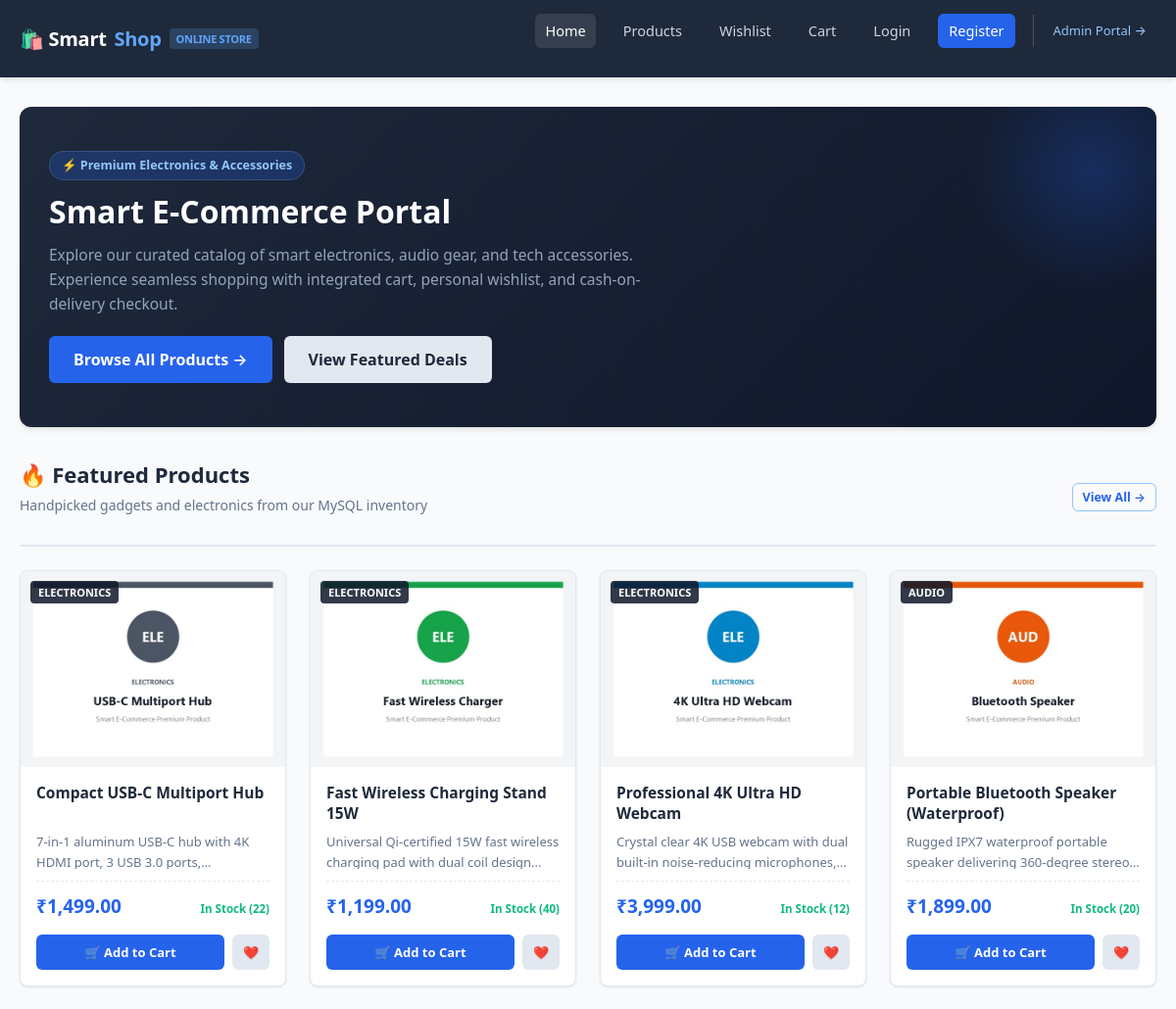
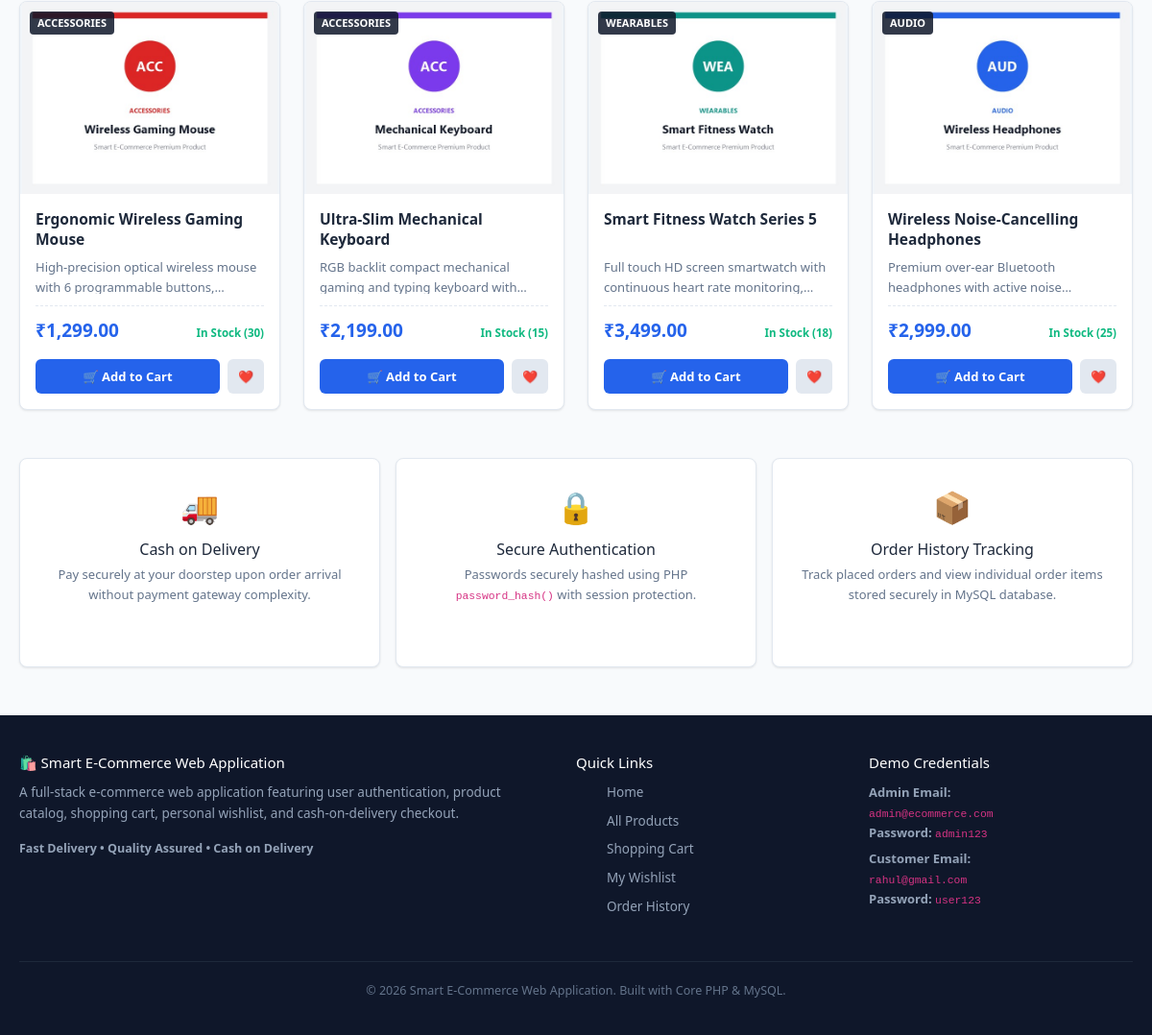
The page / on the database its author committed (2 pictures, top to bottom).
### tables this page shows
CREATE TABLE IF NOT EXISTS `products` (
  `id` INT AUTO_INCREMENT PRIMARY KEY,
  `name` VARCHAR(255) NOT NULL,
  `category` VARCHAR(100) NOT NULL,
  `price` DECIMAL(10,2) NOT NULL,
  `description` TEXT NOT NULL,
  `image` VARCHAR(255) DEFAULT NULL,
  `stock` INT NOT NULL DEFAULT 10,
  `created_at` TIMESTAMP DEFAULT CURRENT_TIMESTAMP
);

### index.php (the view, shortened to what this page needs)
<?php
require_once __DIR__ . '/config/db.php';
$query = "SELECT * FROM `products` ORDER BY `id` DESC LIMIT 8";
$result = mysqli_query($conn, $query);
include_once __DIR__ . '/includes/header.php';
?>
<section class="hero-banner">
    <div class="hero-text">
        <span class="tagline">⚡ Premium Electronics &amp; Accessories</span>
        <h1>Smart E-Commerce Portal</h1>
        <p>
            Explore our curated catalog of smart electronics, audio gear, and tech accessories.
            Experience seamless shopping with integrated cart, personal wishlist, and cash-on-delivery checkout.
        </p>
        <div class="hero-actions">
            <a href="products.php" class="btn btn-primary btn-lg">Browse All Products &rarr;</a>
            <a href="#featured" class="btn btn-secondary btn-lg">View Featured Deals</a>
        </div>
    </div>
</section>
<section id="featured">
    <div class="section-header">
        <div>
            <h2 class="section-title">🔥 Featured Products</h2>
            <p class="section-subtitle">Handpicked gadgets and electronics from our MySQL inventory</p>
        </div>
        <a href="products.php" class="btn btn-outline-primary btn-sm">View All &rarr;</a>
    </div>
    <div class="row g-4">
        <?php if ($result && mysqli_num_rows($result) > 0): ?>
            <?php while ($product = mysqli_fetch_assoc($result)): ?>
                <div class="col-12 col-sm-6 col-md-4 col-lg-3">
                    <div class="product-card">
                        <div class="product-card-img-wrap">
                            <span class="category-tag"><?= htmlspecialchars($product['category']) ?></span>
                            <?php
                            $img_src = !empty($product['image']) && file_exists(__DIR__ . '/uploads/' . $product['image'])
                                ? 'uploads/' . htmlspecialchars($product['image'])
                                : 'assets/css/placeholder.jpg';
                            ?>
                            <img src="<?= $img_src ?>" alt="<?= htmlspecialchars($product['name']) ?>" class="product-card-img">
                        </div>
                        <div class="product-card-body">
                            <h3 class="product-card-title">
                                <a href="product_details.php?id=<?= $product['id'] ?>">
                                    <?= htmlspecialchars($product['name']) ?>
                                </a>
                            </h3>
                            <p class="product-card-desc">
                                <?= htmlspecialchars(substr($product['description'], 0, 75)) ?>...
                            </p>
                            <div class="product-card-price-row">
                                <span class="product-price">₹<?= number_format($product['price'], 2) ?></span>
                                <span class="stock-status <?= $product['stock'] > 0 ? '' : 'out' ?>">
                                    <?= $product['stock'] > 0 ? 'In Stock (' . $product['stock'] . ')' : 'Out of Stock' ?>
                                </span>
                            </div>
                            <div class="product-card-actions">
                                <a href="cart.php?action=add&id=<?= $product['id'] ?>" class="btn btn-primary">
                                    🛒 Add to Cart
                                </a>
                                <a href="wishlist.php?action=add&id=<?= $product['id'] ?>" class="btn btn-secondary btn-wishlist" title="Add to Wishlist">
                                    ❤️
                                </a>
                            </div>
                        </div>
                    </div>
                </div>
            <?php endwhile; ?>
        <?php endif; ?>
    </div>
</section>
<section style="margin-top: 50px;">
    <div class="row g-3">
        <div class="col-12 col-md-4">
            <div class="card-box" style="text-align: center; height: 100%;">
                <div style="font-size: 32px; margin-bottom: 10px;">🚚</div>
                <h4 style="font-size: 16px; margin-bottom: 6px;">Cash on Delivery</h4>
                <p style="font-size: 13px; color: var(--text-muted);">Pay securely at your doorstep upon order arrival without payment gateway complexity.</p>
            </div>
        </div>
        <div class="col-12 col-md-4">
            <div class="card-box" style="text-align: center; height: 100%;">
                <div style="font-size: 32px; margin-bottom: 10px;">🔒</div>
                <h4 style="font-size: 16px; margin-bottom: 6px;">Secure Authentication</h4>
                <p style="font-size: 13px; color: var(--text-muted);">Passwords securely hashed using PHP <code>password_hash()</code> with session protection.</p>
            </div>
        </div>
        <div class="col-12 col-md-4">
            <div class="card-box" style="text-align: center; height: 100%;">
                <div style="font-size: 32px; margin-bottom: 10px;">📦</div>
                <h4 style="font-size: 16px; margin-bottom: 6px;">Order History Tracking</h4>
                <p style="font-size: 13px; color: var(--text-muted);">Track placed orders and view individual order items stored securely in MySQL database.</p>
            </div>
        </div>
    </div>
</section>
<?php include_once __DIR__ . '/includes/footer.php'; ?>

### includes/header.php (shortened to what this page needs)
<!DOCTYPE html>
<html lang="en">
<head>
    <link rel="stylesheet" href="assets/css/bootstrap.min.css">
    <link rel="stylesheet" href="assets/css/style.css">
</head>
<body>
<?php
include_once __DIR__ . '/navbar.php';
?>
<main class="main-content">
    <div class="site-container">

### includes/navbar.php (shortened to what this page needs)
<?php
$current_page = basename($_SERVER['PHP_SELF']);
?>
<header class="site-header">
    <div class="site-container">
        <nav class="navbar">
            <div class="logo-area">
                <a href="index.php" class="brand-logo">
                    🛍️ Smart<span>Shop</span>
                    <span class="brand-badge">Online Store</span>
                </a>
            </div>
            <ul class="nav-links">
                <li><a href="index.php" class="<?= $current_page == 'index.php' ? 'active' : '' ?>">Home</a></li>
                <li><a href="products.php" class="<?= $current_page == 'products.php' ? 'active' : '' ?>">Products</a></li>
                <li>
                    <a href="wishlist.php" class="<?= $current_page == 'wishlist.php' ? 'active' : '' ?>">
                        Wishlist
                    </a>
                </li>
                <li>
                    <a href="cart.php" class="<?= $current_page == 'cart.php' ? 'active' : '' ?>">
                        Cart
                    </a>
                </li>
                <?php if (!empty($_SESSION['user_id'])): ?>
                    <li><a href="order_history.php" class="<?= $current_page == 'order_history.php' ? 'active' : '' ?>">My Orders</a></li>
                    <li class="user-greeting">
                        Hi, <strong><?= htmlspecialchars($_SESSION['user_name']) ?></strong>
                    </li>
                    <li><a href="logout.php" class="btn btn-sm btn-outline-danger" style="color:#f87171 !important; border-color:#f87171;">Logout</a></li>
                <?php else: ?>
                    <li><a href="login.php" class="<?= $current_page == 'login.php' ? 'active' : '' ?>">Login</a></li>
                    <li><a href="register.php" class="btn btn-sm btn-primary <?= $current_page == 'register.php' ? 'active' : '' ?>">Register</a></li>
                <?php endif; ?>
                <li style="border-left: 1px solid rgba(255,255,255,0.2); padding-left: 10px;">
                    <a href="admin/login.php" target="_blank" style="color: #93c5fd; font-size: 13px;">Admin Portal &rarr;</a>
                </li>
            </ul>
        </nav>
    </div>
</header>

### includes/footer.php (shortened to what this page needs)
    </div>
</main>
<footer class="site-footer">
    <div class="site-container">
        <div class="footer-grid">
            <div class="footer-col">
                <h4>🛍️ Smart E-Commerce Web Application</h4>
                <p>
                    A full-stack e-commerce web application featuring user authentication, product catalog,
                    shopping cart, personal wishlist, and cash-on-delivery checkout.
                </p>
                <p style="margin-top: 10px; font-size: 12.5px; color: #94a3b8;">
                    <strong>Fast Delivery &bull; Quality Assured &bull; Cash on Delivery</strong>
                </p>
            </div>
            <div class="footer-col">
                <h4>Quick Links</h4>
                <ul>
                    <li><a href="index.php">Home</a></li>
                    <li><a href="products.php">All Products</a></li>
                    <li><a href="cart.php">Shopping Cart</a></li>
                    <li><a href="wishlist.php">My Wishlist</a></li>
                    <li><a href="order_history.php">Order History</a></li>
                </ul>
            </div>
            <div class="footer-col">
                <h4>Demo Credentials</h4>
                <p style="font-size: 13px; margin-bottom: 6px;">
                    <strong>Admin Email:</strong><br>
                    <code>admin@ecommerce.com</code><br>
                    <strong>Password:</strong> <code>admin123</code>
                </p>
                <p style="font-size: 13px;">
                    <strong>Customer Email:</strong><br>
                    <code>rahul@gmail.com</code><br>
                    <strong>Password:</strong> <code>user123</code>
                </p>
            </div>
        </div>
        <div class="footer-bottom">
            <p>&copy; <?= date('Y') ?> Smart E-Commerce Web Application. Built with Core PHP &amp; MySQL.</p>
        </div>
    </div>
</footer>
</body>
</html>

### rows shown on the page
products: category "ELECTRONICS", image (picture), name "Compact USB-C Multiport Hub", description "7-in-1 aluminum USB-C hub with 4K HDMI port, 3 USB 3.0…", price "1,499.00", stock "22"
products: category "ELECTRONICS", image (picture), name "Fast Wireless Charging Stand 15W", description "Universal Qi-certified 15W fast wireless charging pad with dual coil design", price "1,199.00", stock "40"
products: category "ELECTRONICS", image (picture), name "Professional 4K Ultra HD Webcam", description "Crystal clear 4K USB webcam with dual built-in noise-reducing microphones,", price "3,999.00", stock "12"
products: category "AUDIO", image (picture), name "Portable Bluetooth Speaker (Waterproof)", description "Rugged IPX7 waterproof portable speaker delivering 360-degree…", price "1,899.00", stock "20"
products: category "ACCESSORIES", image (picture), name "Ergonomic Wireless Gaming Mouse", description "High-precision optical wireless mouse with 6 programmable…", price "1,299.00", stock "30"
products: category "ACCESSORIES", image (picture), name "Ultra-Slim Mechanical Keyboard", description "RGB backlit compact mechanical gaming and typing keyboard…", price "2,199.00", stock "15"
products: category "WEARABLES", image (picture), name "Smart Fitness Watch Series 5", description "Full touch HD screen smartwatch with continuous heart rate…", price "3,499.00", stock "18"
products: category "AUDIO", image (picture), name "Wireless Noise-Cancelling Headphones", description "Premium over-ear Bluetooth headphones with active…", price "2,999.00", stock "25"
